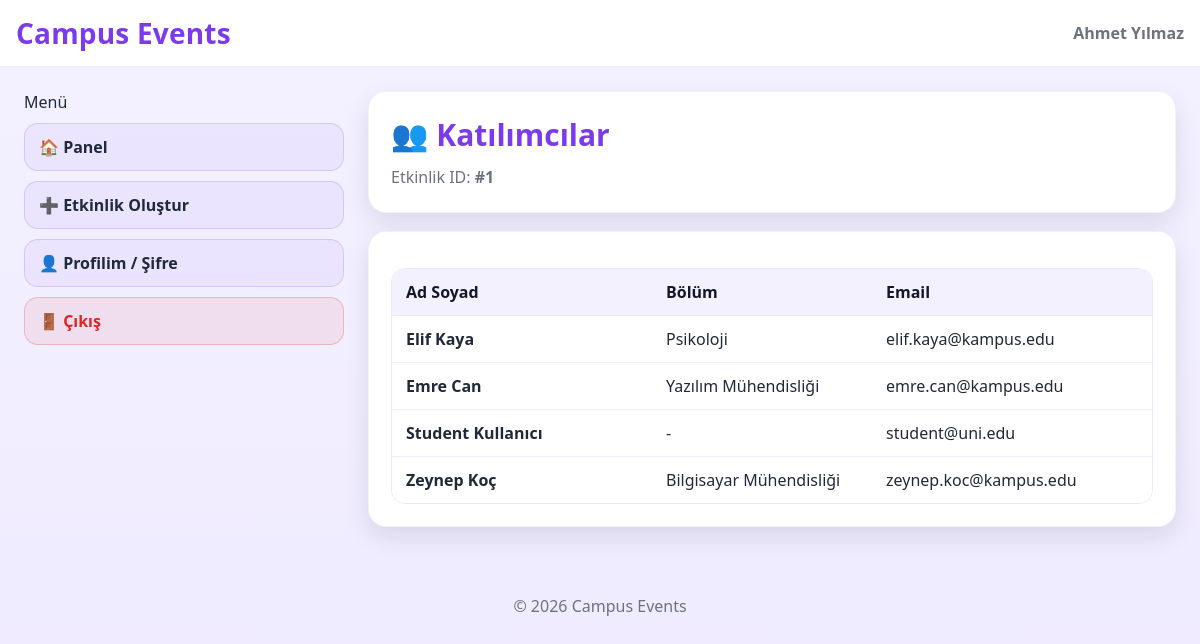
Screenshot of /campus_events/organizer/view_participants.php?event_id=1 (signed in) with the database file from the repository.
### tables this page shows
CREATE TABLE `users` (
  `user_id` int(11) NOT NULL,
  `role_id` int(11) NOT NULL,
  `department_id` int(11) DEFAULT NULL,
  `full_name` varchar(100) NOT NULL,
  `email` varchar(100) NOT NULL,
  `password_hash` varchar(255) NOT NULL,
  `is_active` tinyint(1) NOT NULL DEFAULT 1,
  `created_at` datetime NOT NULL DEFAULT current_timestamp()
);

CREATE TABLE `departments` (
  `department_id` int(11) NOT NULL,
  `department_name` varchar(100) NOT NULL,
  `faculty_name` varchar(100) DEFAULT NULL
);

### campus_events/organizer/view_participants.php (the view, shortened to what this page needs)
<?php
require "../config/db.php";
$eventId = (int)$_GET['event_id'];
$stmt = $pdo->prepare("CALL GetEventParticipants(?)");
$stmt->execute([$eventId]);
$participants = $stmt->fetchAll(PDO::FETCH_ASSOC);
include "../partials/header.php";
include "../partials/menu.php";
?>
<div class="card card--soft" style="margin-bottom:18px;">
  <div class="card__body" style="display:flex; justify-content:space-between; gap:12px; flex-wrap:wrap;">
    <div>
      <h1 class="card__title">👥 Katılımcılar</h1>
      <p class="card__subtitle">Etkinlik ID: <b>#<?= (int)$eventId ?></b></p>
    </div>
  </div>
</div>
<div class="card card--soft" style="margin-bottom:18px;">
  <div class="card__body">
    <?php if (empty($participants)): ?>
      <div class="alert alert-error" style="margin-top:14px;">
        Henüz kayıtlı katılımcı yok.
      </div>
    <?php else: ?>
      <div class="table-wrap" style="margin-top:14px;">
        <table>
          <thead>
            <tr>
              <th>Ad Soyad</th>
              <th style="width:220px;">Bölüm</th>
              <th style="width:280px;">Email</th>
            </tr>
          </thead>
          <tbody>
            <?php foreach ($participants as $p): ?>
              <tr>
                <td><b><?= htmlspecialchars($p['full_name'] ?? '-') ?></b></td>
                <td><?= htmlspecialchars($p['department_name'] ?? '-') ?></td>
                <td><?= htmlspecialchars($p['email'] ?? '-') ?></td>
              </tr>
            <?php endforeach; ?>
          </tbody>
        </table>
      </div>
    <?php endif; ?>
  </div>
</div>
<?php include "../partials/footer.php"; ?>

### campus_events/assets/css/style.css (style rules this page uses)
:root { --bg1:#f3f1ff; --bg2:#efeaff; --card:#ffffff; --text:#1f2937; --muted:#6b7280; --primary:#7c3aed; --primary2:#a78bfa; --border:#e6e1ff; --success:#16a34a; --danger:#dc2626; --warning:#f59e0b; --shadow: 0 20px 50px rgba(17, 24, 39, 0.12); --shadow-sm: 0 10px 25px rgba(17, 24, 39, 0.10); --radius:18px; --radius-sm:14px; }
* { box-sizing:border-box; }
html,body { height:100%; }
body { margin:0; font-family: system-ui, -apple-system, Segoe UI, Roboto, Arial, sans-serif; color:var(--text); background: linear-gradient(180deg, var(--bg1), var(--bg2)); }
.card { background: var(--card); border-radius: var(--radius); box-shadow: var(--shadow); border: 1px solid rgba(124, 58, 237, 0.08); }
.card--soft { box-shadow: var(--shadow-sm); }
.card__body { padding: 22px 22px; }
.card__title { display:flex; align-items:center; gap:10px; font-size: 30px; font-weight: 800; color: var(--primary); margin: 0 0 10px; }
.card__subtitle { margin:0; color: var(--muted); line-height: 1.55; }
.table-wrap { overflow:auto; border-radius: 14px; border: 1px solid rgba(124, 58, 237, 0.12); }
table { width:100%; border-collapse: collapse; min-width: 760px; background:#fff; }
thead th { text-align:left; padding: 12px 14px; background: rgba(167, 139, 250, 0.12); color: #111827; font-weight: 900; }
tbody td { padding: 12px 14px; border-top: 1px solid rgba(124, 58, 237, 0.10); }
.card { margin-bottom: 18px; }
.table-wrap { margin-top: 14px; }

### rows the page displays
users: full_name "Elif Kaya", department.department_name "Psikoloji", email "elif.kaya@kampus.edu"
users: full_name "Emre Can", department.department_name "Yazılım Mühendisliği", email "emre.can@kampus.edu"
users: full_name "Student Kullanıcı", department_name "-", email "student@uni.edu"
users: full_name "Zeynep Koç", department.department_name "Bilgisayar Mühendisliği", email "zeynep.koc@kampus.edu"

### other values shown
$_SESSION['user_name'] "Ahmet Yılmaz"
$it['label'] "🏠 Panel"
$it['label'] "➕ Etkinlik Oluştur"
$it['label'] "👤 Profilim / Şifre"
$eventId "1"
